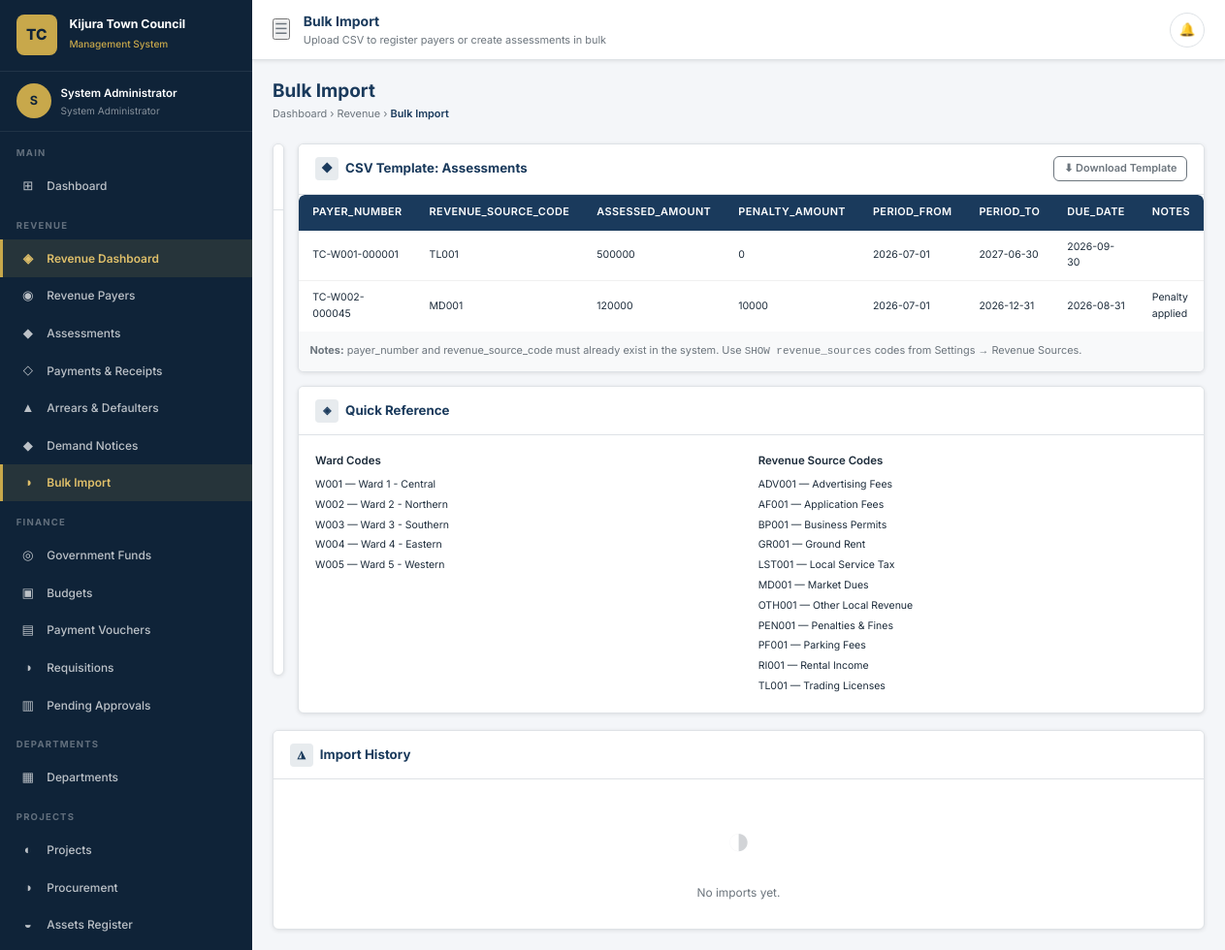
The app's page /modules/revenue/bulk_import.php (signed in) with its own data.
### tables this page shows
CREATE TABLE IF NOT EXISTS users (
    id INT AUTO_INCREMENT PRIMARY KEY,
    employee_id VARCHAR(50) UNIQUE,
    username VARCHAR(100) NOT NULL UNIQUE,
    email VARCHAR(200) NOT NULL UNIQUE,
    password_hash VARCHAR(255) NOT NULL,
    full_name VARCHAR(200) NOT NULL,
    phone VARCHAR(20),
    role_id INT NOT NULL,
    department_id INT,
    designation VARCHAR(150),
    is_active TINYINT(1) DEFAULT 1,
    must_change_password TINYINT(1) DEFAULT 0,
    last_login TIMESTAMP NULL,
    login_attempts INT DEFAULT 0,
    locked_until TIMESTAMP NULL,
    two_fa_enabled TINYINT(1) DEFAULT 0,
    two_fa_secret VARCHAR(100),
    profile_photo VARCHAR(255),
    created_by INT,
    created_at TIMESTAMP DEFAULT CURRENT_TIMESTAMP,
    updated_at TIMESTAMP DEFAULT CURRENT_TIMESTAMP ON UPDATE CURRENT_TIMESTAMP,
    FOREIGN KEY (role_id) REFERENCES roles(id),
    FOREIGN KEY (department_id) REFERENCES departments(id)
);

CREATE TABLE IF NOT EXISTS roles (
    id INT AUTO_INCREMENT PRIMARY KEY,
    name VARCHAR(100) NOT NULL UNIQUE,
    slug VARCHAR(100) NOT NULL UNIQUE,
    description TEXT,
    created_at TIMESTAMP DEFAULT CURRENT_TIMESTAMP
);

CREATE TABLE IF NOT EXISTS wards (
    id INT AUTO_INCREMENT PRIMARY KEY,
    ward_code VARCHAR(20) NOT NULL UNIQUE,
    name VARCHAR(150) NOT NULL,
    description TEXT,
    is_active TINYINT(1) DEFAULT 1,
    created_at TIMESTAMP DEFAULT CURRENT_TIMESTAMP
);

CREATE TABLE IF NOT EXISTS revenue_sources (
    id INT AUTO_INCREMENT PRIMARY KEY,
    source_code VARCHAR(20) NOT NULL UNIQUE,
    name VARCHAR(200) NOT NULL,
    category VARCHAR(100),
    description TEXT,
    default_amount DECIMAL(15,2) DEFAULT 0,
    payment_frequency ENUM('daily','weekly','monthly','quarterly','annually','once') DEFAULT 'annually',
    is_active TINYINT(1) DEFAULT 1,
    created_at TIMESTAMP DEFAULT CURRENT_TIMESTAMP
);

### modules/revenue/bulk_import.php (the view, shortened to what the rows shown need)
<?php
require_once __DIR__ . '/../../includes/layout.php';
$user = getCurrentUser();
$db   = getDB();
$fy   = getSystemSetting('current_financial_year') ?? CURRENT_FINANCIAL_YEAR;
$step    = $_GET['step'] ?? 'upload';
$preview = $_SESSION['bulk_preview'] ?? null;
$wards   = $db->query("SELECT * FROM wards WHERE is_active=1 ORDER BY name")->fetchAll();
$sources = $db->query("SELECT * FROM revenue_sources WHERE is_active=1 ORDER BY source_code")->fetchAll();
renderHead('Bulk Import');
echo '<body><div class="app-wrapper">';
renderSidebar($user);
echo '<div class="main-content">';
renderPageStart('Bulk Import', '', [
    ['url' => APP_URL.'/dashboard.php','label' => 'Dashboard'],
    ['url' => APP_URL.'/modules/revenue/payers.php','label' => 'Revenue'],
    ['url' => '#','label' => 'Bulk Import'],
]);
renderPageActions('');
?>
<?php if ($step === 'preview' && $preview): ?>
<div class="alert alert-info">
  <span>ℹ</span>
  <div>
    <strong>Preview: <?= htmlspecialchars($preview['file']) ?></strong> —
    <?= $preview['total'] ?> data row(s) detected.
    Type: <strong><?= ucfirst($preview['type']) ?></strong>.
    Review below then click <strong>Confirm Import</strong>.
  </div>
</div>
<div class="card" style="margin-bottom:1rem;">
  <div class="card-header">
    <h5><span class="ch-icon">◑</span> Data Preview (first 20 rows)</h5>
    <div style="display:flex;gap:.5rem;">
      <form method="POST" style="display:inline;">
        <?= csrfField() ?><input type="hidden" name="action" value="cancel_preview">
        <button type="submit" class="btn btn-sm btn-outline-secondary">✕ Cancel</button>
      </form>
      <form method="POST" style="display:inline;">
        <?= csrfField() ?><input type="hidden" name="action" value="process_import">
        <button type="submit" class="btn btn-sm btn-primary"
                data-confirm="Import <?= $preview['total'] ?> record(s) into the system?">
          ✓ Confirm Import (<?= $preview['total'] ?> records)
        </button>
      </form>
    </div>
  </div>
  <div class="card-body p-0">
    <div class="table-wrapper">
      <table class="tcms-table table-sm">
        <thead>
          <tr>
            <th>#</th>
            <?php foreach ($preview['headers'] as $h): ?>
            <th><?= htmlspecialchars($h) ?></th>
            <?php endforeach; ?>
          </tr>
        </thead>
        <tbody>
        <?php foreach (array_slice($preview['rows'], 0, 20) as $i => $row): ?>
        <tr>
          <td class="fs-xs text-muted"><?= $i + 1 ?></td>
          <?php foreach ($row as $cell): ?>
          <td class="fs-sm"><?= htmlspecialchars($cell) ?></td>
          <?php endforeach; ?>
        </tr>
        <?php endforeach; ?>
        </tbody>
      </table>
    </div>
    <?php if ($preview['total'] > 20): ?>
    <div style="padding:.6rem 1rem;background:#f8f9fa;font-size:.8rem;color:#6c757d;">
      Showing 20 of <?= $preview['total'] ?> rows. All rows will be imported.
    </div>
    <?php endif; ?>
  </div>
</div>
<?php else: ?>
<div class="grid-2" style="align-items:start;">
  <div>
    <div id="tmpl_assessments" class="card" style="margin-bottom:1rem;">
      <div class="card-body p-0">
        <div class="table-wrapper">
          <table class="tcms-table table-sm">
            <thead><tr><th>payer_number</th><th>revenue_source_code</th><th>assessed_amount</th><th>penalty_amount</th><th>period_from</th><th>period_to</th><th>due_date</th><th>notes</th></tr></thead>
          </table>
        </div>
      </div>
    </div>
    <div class="card">
      <div class="card-body">
        <div class="grid-2">
          <div>
            <div class="fs-sm fw-600 mb-1">Ward Codes</div>
            <?php foreach ($wards as $w): ?>
            <div class="fs-xs" style="padding:2px 0;"><?= htmlspecialchars($w['ward_code']) ?> — <?= htmlspecialchars($w['name']) ?></div>
            <?php endforeach; ?>
          </div>
          <div>
            <div class="fs-sm fw-600 mb-1">Revenue Source Codes</div>
            <?php foreach (array_slice($sources, 0, 12) as $s): ?>
            <div class="fs-xs" style="padding:2px 0;"><?= htmlspecialchars($s['source_code']) ?> — <?= htmlspecialchars($s['name']) ?></div>
            <?php endforeach; ?>
          </div>
        </div>
      </div>
    </div>
  </div>
</div>
<?php endif; ?>
<?php renderPageEnd(); echo '</div></div>'; ?>
<?php renderFooter(); ?>

### includes/layout.php (shortened to what the rows shown need)
<?php
require_once __DIR__ . '/../includes/functions.php';
$__user = getCurrentUser();
function getSidebarNav(array $user): array {
    $role = $user['role_slug'];
    $nav  = [];
    $nav[] = ['section' => 'Main'];
    $nav[] = ['label' => 'Dashboard', 'href' => 'dashboard.php', 'icon' => '⊞', 'module' => 'dashboard'];
    if (in_array($role, ['admin','town_clerk','finance_officer','revenue_officer','auditor','management'])) {
        $nav[] = ['section' => 'Revenue'];
        $nav[] = ['label' => 'Revenue Dashboard',   'href' => 'modules/revenue/dashboard.php',    'icon' => '◈', 'module' => 'revenue'];
        $nav[] = ['label' => 'Revenue Payers',       'href' => 'modules/revenue/payers.php',       'icon' => '◉', 'module' => 'payers'];
        $nav[] = ['label' => 'Assessments',          'href' => 'modules/revenue/assessments.php',  'icon' => '◆', 'module' => 'assessments'];
        $nav[] = ['label' => 'Payments & Receipts',  'href' => 'modules/revenue/payments.php',     'icon' => '◇', 'module' => 'payments'];
        $nav[] = ['label' => 'Arrears & Defaulters', 'href' => 'modules/revenue/arrears.php',      'icon' => '▲', 'module' => 'arrears'];
        $nav[] = ['label' => 'Demand Notices',       'href' => 'modules/revenue/demand_notice.php', 'icon' => '◆', 'module' => 'demand_notice'];
        $nav[] = ['label' => 'Bulk Import',           'href' => 'modules/revenue/bulk_import.php',   'icon' => '◑', 'module' => 'bulk_import'];
    }
    if (in_array($role, ['admin','town_clerk','finance_officer','auditor','management'])) {
        $nav[] = ['section' => 'Finance'];
        $nav[] = ['label' => 'Government Funds',  'href' => 'modules/funding/index.php',         'icon' => '◎', 'module' => 'funding'];
        $nav[] = ['label' => 'Budgets',           'href' => 'modules/budget/index.php',          'icon' => '▣', 'module' => 'budget'];
    }
    if (in_array($role, ['admin','town_clerk','finance_officer','hod','auditor'])) {
        $nav[] = ['label' => 'Payment Vouchers',  'href' => 'modules/expenditure/vouchers.php',  'icon' => '▤', 'module' => 'vouchers'];
        $nav[] = ['label' => 'Requisitions',       'href' => 'modules/expenditure/requisitions.php','icon' => '◑', 'module' => 'requisitions'];
        $nav[] = ['label' => 'Pending Approvals', 'href' => 'modules/expenditure/approvals.php', 'icon' => '▥', 'module' => 'approvals'];
    }
    if (in_array($role, ['admin','town_clerk','finance_officer','hod','auditor','management'])) {
        $nav[] = ['section' => 'Departments'];
        $nav[] = ['label' => 'Departments',       'href' => 'modules/departments/index.php',     'icon' => '▦', 'module' => 'departments'];
    }
    if (in_array($role, ['admin','town_clerk','finance_officer','hod','auditor','management'])) {
        $nav[] = ['section' => 'Projects'];
        $nav[] = ['label' => 'Projects',          'href' => 'modules/projects/index.php',        'icon' => '◐', 'module' => 'projects'];
        $nav[] = ['label' => 'Procurement',       'href' => 'modules/procurement/index.php',     'icon' => '◑', 'module' => 'procurement'];
        $nav[] = ['label' => 'Assets Register',   'href' => 'modules/assets_mgmt/index.php',     'icon' => '◒', 'module' => 'assets'];
    }
    $nav[] = ['section' => 'Documents'];
    $nav[] = ['label' => 'Document Library',  'href' => 'modules/documents/index.php',       'icon' => '▧', 'module' => 'documents'];
    $nav[] = ['section' => 'Reports'];
    $nav[] = ['label' => 'Revenue Reports',    'href' => 'modules/reports/revenue.php',   'icon' => '▨', 'module' => 'reports'];
    $nav[] = ['label' => 'Finance Reports',    'href' => 'modules/reports/finance.php',   'icon' => '▩', 'module' => 'reports'];
    $nav[] = ['label' => 'Cash Flow & Intel',  'href' => 'modules/reports/cashflow.php',  'icon' => '◈', 'module' => 'cashflow'];
    if (in_array($role, ['admin','town_clerk','auditor'])) {
        $nav[] = ['label' => 'Audit Reports',  'href' => 'modules/reports/audit.php',     'icon' => '◫', 'module' => 'reports'];
    }
    if (in_array($role, ['admin','town_clerk'])) {
        $nav[] = ['section' => 'Administration'];
        $nav[] = ['label' => 'Users & Roles',     'href' => 'modules/admin/users.php',          'icon' => '◭', 'module' => 'users'];
        $nav[] = ['label' => 'Audit Trail',       'href' => 'modules/audit/index.php',           'icon' => '◮', 'module' => 'audit'];
        $nav[] = ['label' => 'System Settings',   'href' => 'modules/admin/settings.php',        'icon' => '◬', 'module' => 'settings'];
    }
    return $nav;
}
function renderHead(string $title, array $extraCss = []): void {
    $appName = defined('APP_NAME') ? APP_NAME : 'TCMS';
    $base    = defined('APP_URL')  ? APP_URL  : '';
    echo <<<HTML
<!DOCTYPE html>
<html lang="en">
<head>
  <meta charset="UTF-8">
  <meta name="viewport" content="width=device-width, initial-scale=1.0">
  <meta name="robots" content="noindex,nofollow">
  <title>{$title} — {$appName}</title>
  <link rel="preconnect" href="https://fonts.googleapis.com">
  <link href="https://fonts.googleapis.com/css2?family=Inter:wght@400;500;600;700;800&display=swap" rel="stylesheet">
  <link rel="stylesheet" href="{$base}/assets/css/tcms.css">
HTML;
    echo "</head>\n";
}
function renderSidebar(array $user): void {
    $base    = defined('APP_URL') ? APP_URL : '';
    $nav     = getSidebarNav($user);
    $initial = strtoupper(substr($user['full_name'], 0, 1));
    $councilName = getSystemSetting('council_name') ?? 'Town Council';
    echo <<<HTML
<aside class="sidebar" id="sidebar">
  <div class="sidebar-brand">
    <div class="brand-emblem">TC</div>
    <div class="brand-text">
      <h2>{$councilName}</h2>
      <span>Management System</span>
    </div>
  </div>
  <div class="sidebar-user">
    <div class="user-avatar">{$initial}</div>
    <div class="user-info">
      <div class="name">{$user['full_name']}</div>
      <div class="role">{$user['role_name']}</div>
    </div>
  </div>
  <nav>
HTML;
    foreach ($nav as $item) {
        if (isset($item['section'])) {
            echo "    <div>\n";
            continue;
        }
    }
    echo <<<HTML
    </div>
  </nav>
  <div class="sidebar-footer">
    <a href="{$base}/modules/auth/profile.php">⚙ My Profile</a>
    <a href="{$base}/modules/auth/logout.php">⏻ Sign Out</a>
  </div>
</aside>
<div id="sidebarOverlay" style="display:none;position:fixed;inset:0;background:rgba(0,0,0,.4);z-index:999;" onclick="document.getElementById('sidebar').classList.remove('open');this.style.display='none';"></div>
HTML;
}
function renderPageStart(string $title, string $subtitle = '', array $breadcrumb = []): void {
    echo '<div class="page-content">' . "\n";
    if ($title) {
        $bcHtml = '';
        if ($breadcrumb) {
            $bcHtml = '<div class="breadcrumb">';
            foreach ($breadcrumb as $i => $crumb) {
                if ($i < count($breadcrumb) - 1) {
                    $bcHtml .= "<a href=\"{$crumb['url']}\">{$crumb['label']}</a> &rsaquo; ";
                } else {
                    $bcHtml .= "<span>{$crumb['label']}</span>";
                }
            }
            $bcHtml .= '</div>';
        }
        echo <<<HTML
<div class="page-header">
  <div>
    <h1>{$title}</h1>
    {$bcHtml}
  </div>
HTML;
    }
}
function renderPageActions(string $html = ''): void {
    echo "</div>\n";
}
function renderPageEnd(): void {
    echo '</div>' . "\n";
}
function renderFooter(array $scripts = []): void {
    echo "</body>\n</html>\n";
}

### records on screen
users: full_name "S", full_name "System Administrator", role.name "System Administrator"
wards: ward_code "W001", name "Ward 1 - Central"
wards: ward_code "W002", name "Ward 2 - Northern"
wards: ward_code "W003", name "Ward 3 - Southern"
wards: ward_code "W004", name "Ward 4 - Eastern"
wards: ward_code "W005", name "Ward 5 - Western"
revenue_sources: source_code "ADV001", name "Advertising Fees"
revenue_sources: source_code "AF001", name "Application Fees"
revenue_sources: source_code "BP001", name "Business Permits"
revenue_sources: source_code "GR001", name "Ground Rent"
revenue_sources: source_code "LST001", name "Local Service Tax"
revenue_sources: source_code "MD001", name "Market Dues"
revenue_sources: source_code "OTH001", name "Other Local Revenue"
revenue_sources: source_code "PEN001", name "Penalties & Fines"
revenue_sources: source_code "PF001", name "Parking Fees"
revenue_sources: source_code "RI001", name "Rental Income"
revenue_sources: source_code "TL001", name "Trading Licenses"

### other values on screen
$councilName "Kijura Town Council"
$item['section'] "MAIN"
$icon "⊞"
$label "Dashboard"
$item['section'] "REVENUE"
$icon "◈"
$label "Revenue Dashboard"
$icon "◉"
$label "Revenue Payers"
$icon "◆"
$label "Assessments"
$icon "◇"
$label "Payments & Receipts"
$icon "▲"
$label "Arrears & Defaulters"
